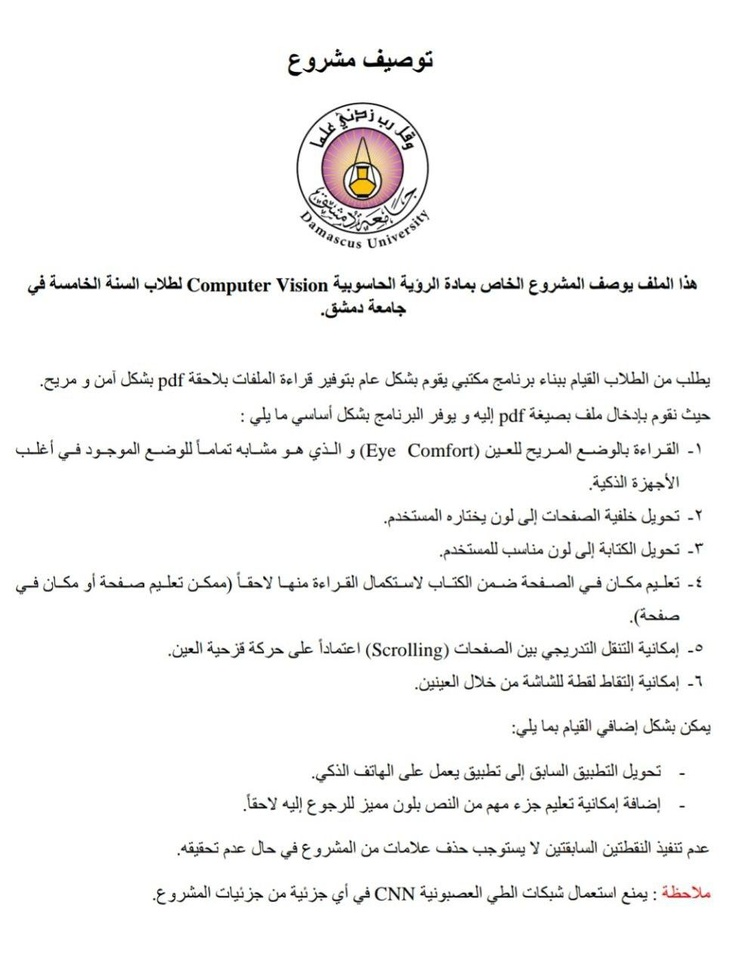
#> input picture problem.jpg, 730 x 967 px, shrunk from 966 x 1280 before the run
$ python -i helper.py   (imports and definitions only)
#> lines starting #> are read from the running program, lines starting #| are printed output that depends on the picture
import cv2
import numpy as np

def change_background_color(path, bg, fg):
    img = cv2.imread(path)
    _, bgthresh = cv2.threshold(cv2.cvtColor(img, cv2.COLOR_BGR2GRAY), 240, 255, cv2.THRESH_BINARY)
    _, fgthresh = cv2.threshold(cv2.cvtColor(img, cv2.COLOR_BGR2GRAY), 50, 255, cv2.THRESH_BINARY_INV)
    img[bgthresh>0]=bg
    img[fgthresh>0]=fg
    cv2.imwrite(path, img)

def eye_comfort(file):
#> called with file = '../problem.jpg'
    img = cv2.imread(file)
#> img is the input picture: shape (967, 730, 3); mean B, G, R 245.1, 245.5, 245.8
    BLUT = np.interp(np.arange(0, 256), np.array([0, 128, 255]), np.array([0, 64, 192]))
    RLUT = np.interp(np.arange(0, 256), np.array([0, 128, 255]), np.array([0, 192, 255]))
    B, G, R = cv2.split(img)
    cv2.imwrite(file, cv2.merge([np.uint8(cv2.LUT(B, BLUT)), G, np.uint8(cv2.LUT(R, RLUT))]))
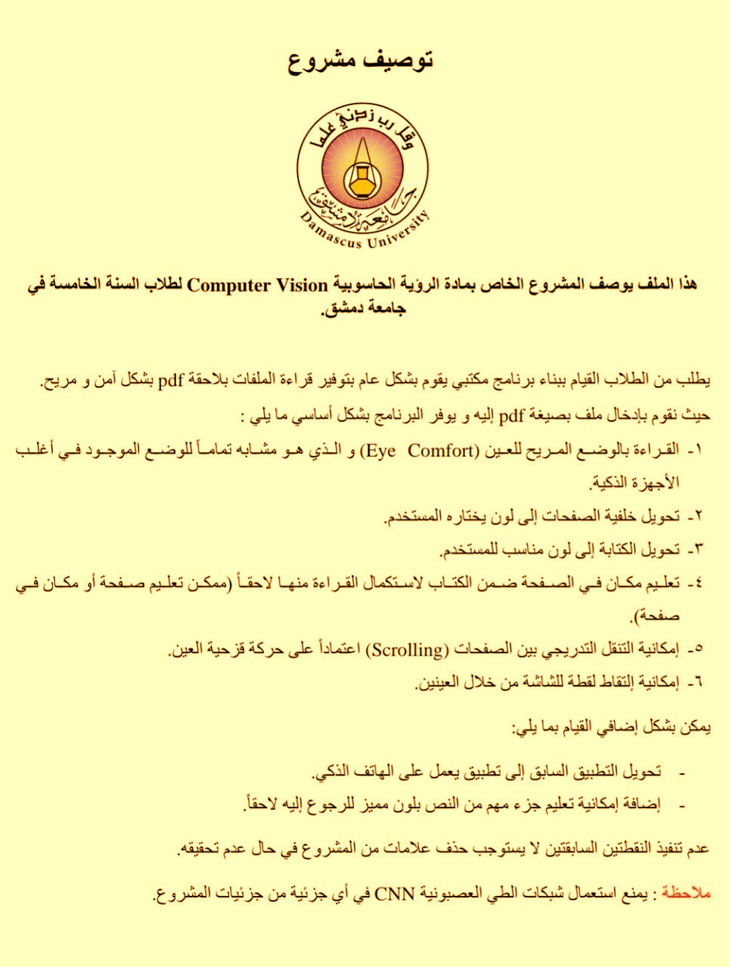
#> saved as problem.jpg: shape (967, 730, 3); mean B, G, R 182.8, 245.5, 248.6

>>> result = eye_comfort('../problem.jpg')
